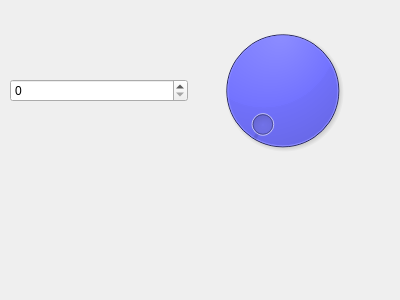
<?xml version="1.0" encoding="UTF-8"?>
<ui version="4.0">
 <class>setting_pomodoro</class>
 <widget class="QDialog" name="setting_pomodoro">
  <property name="geometry">
   <rect>
    <x>0</x>
    <y>0</y>
    <width>400</width>
    <height>300</height>
   </rect>
  </property>
  <property name="windowTitle">
   <string>Dialog</string>
  </property>
  <widget class="QWidget" name="">
   <property name="geometry">
    <rect>
     <x>10</x>
     <y>20</y>
     <width>361</width>
     <height>141</height>
    </rect>
   </property>
   <layout class="QHBoxLayout" name="horizontalLayout">
    <item>
     <widget class="QSpinBox" name="time_setter"/>
    </item>
    <item>
     <widget class="QDial" name="dial">
      <property name="styleSheet">
       <string notr="true">background-color: rgb(85, 85, 255);
selection-color: rgb(85, 0, 127);
alternate-background-color: rgb(85, 255, 0);
gridline-color: rgb(255, 0, 0);
</string>
      </property>
     </widget>
    </item>
   </layout>
  </widget>
 </widget>
 <resources/>
 <connections/>
</ui>
